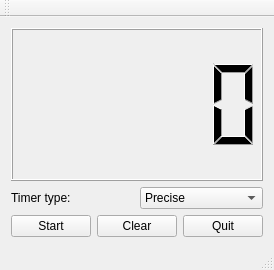
<?xml version="1.0" encoding="UTF-8"?>
<ui version="4.0">
 <class>MainWindow</class>
 <widget class="QMainWindow" name="MainWindow">
  <property name="geometry">
   <rect>
    <x>0</x>
    <y>0</y>
    <width>272</width>
    <height>270</height>
   </rect>
  </property>
  <property name="windowTitle">
   <string>QBasicTimer Demo</string>
  </property>
  <widget class="QWidget" name="centralWidget">
   <layout class="QVBoxLayout" name="verticalLayout">
    <item>
     <widget class="QLCDNumber" name="lcdNumber">
      <property name="minimumSize">
       <size>
        <width>0</width>
        <height>131</height>
       </size>
      </property>
      <property name="font">
       <font>
        <weight>75</weight>
        <bold>true</bold>
       </font>
      </property>
      <property name="smallDecimalPoint">
       <bool>false</bool>
      </property>
      <property name="mode">
       <enum>QLCDNumber::Dec</enum>
      </property>
     </widget>
    </item>
    <item>
     <layout class="QHBoxLayout" name="horizontalLayout_2">
      <item>
       <widget class="QLabel" name="label1">
        <property name="text">
         <string>Timer type:</string>
        </property>
       </widget>
      </item>
      <item>
       <widget class="QComboBox" name="timerTypeComboBox">
        <item>
         <property name="text">
          <string>Precise</string>
         </property>
        </item>
        <item>
         <property name="text">
          <string>Coarse</string>
         </property>
        </item>
        <item>
         <property name="text">
          <string>Very Coarse</string>
         </property>
        </item>
       </widget>
      </item>
     </layout>
    </item>
    <item>
     <layout class="QHBoxLayout" name="horizontalLayout">
      <item>
       <widget class="QPushButton" name="startButton">
        <property name="text">
         <string>Start</string>
        </property>
       </widget>
      </item>
      <item>
       <widget class="QPushButton" name="clearButton">
        <property name="text">
         <string>Clear</string>
        </property>
       </widget>
      </item>
      <item>
       <widget class="QPushButton" name="quitButton">
        <property name="text">
         <string>Quit</string>
        </property>
       </widget>
      </item>
     </layout>
    </item>
   </layout>
  </widget>
  <widget class="QMenuBar" name="menuBar">
   <property name="geometry">
    <rect>
     <x>0</x>
     <y>0</y>
     <width>272</width>
     <height>20</height>
    </rect>
   </property>
  </widget>
  <widget class="QToolBar" name="mainToolBar">
   <attribute name="toolBarArea">
    <enum>TopToolBarArea</enum>
   </attribute>
   <attribute name="toolBarBreak">
    <bool>false</bool>
   </attribute>
  </widget>
  <widget class="QStatusBar" name="statusBar"/>
 </widget>
 <layoutdefault spacing="6" margin="11"/>
 <resources/>
 <connections/>
</ui>
